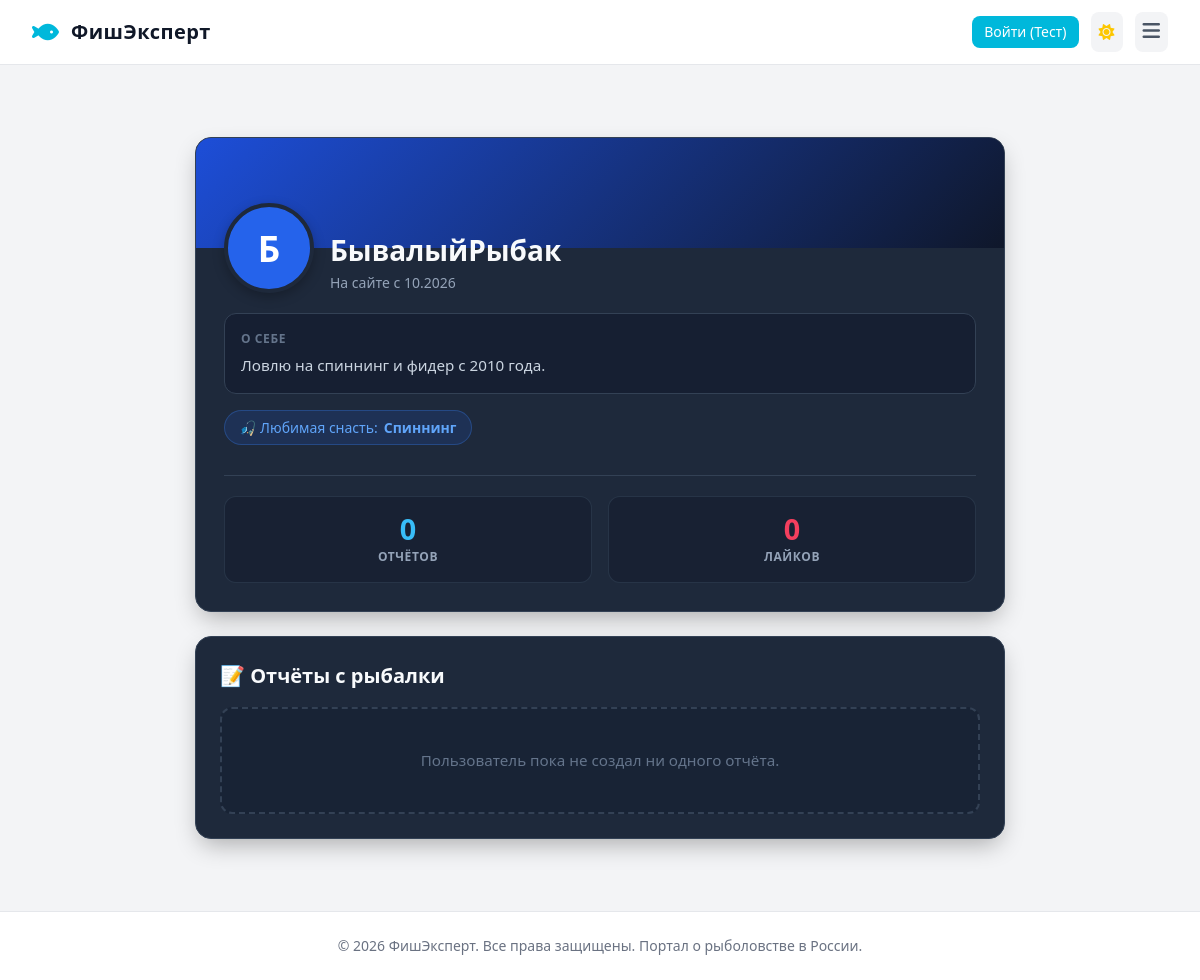
Page /user/БывалыйРыбак on the committed database.
### app.py (models this page shows)
class User(UserMixin, db.Model):
    __tablename__ = 'users'
    id = db.Column(db.Integer, primary_key=True)
    username = db.Column(db.String(64), unique=True, nullable=False)
    email = db.Column(db.String(120), unique=True, nullable=False)
    avatar = db.Column(db.String(255), default='default_avatar.png')
    bio = db.Column(db.Text, nullable=True)
    favorite_tackle = db.Column(db.String(100), nullable=True)
    created_at = db.Column(db.DateTime, default=datetime.utcnow)
    comments = db.relationship('Comment', backref='author', lazy='dynamic')
    likes = db.relationship('Like', backref='user', lazy='dynamic')

### app.py (the view)
@app.route('/user/<username>')
def user_profile(username):
    user = User.query.filter_by(username=username).first_or_404()
    db_spots = []
    try:
        db_spots = Spot.query.filter_by(user_id=user.id).all()
    except Exception:
        db.session.rollback()
    total_spots = len(db_spots)
    total_likes = 0
    for s in db_spots:
        try:
            total_likes += Like.query.filter_by(spot_id=str(s.id)).count()
        except Exception:
            db.session.rollback()
    return render_template(
        'profile.html',
        profile_user=user,
        spots=db_spots,
        total_spots=total_spots,
        total_likes=total_likes
    )

### templates/profile.html (shortened to what this page needs)
{% extends "base.html" %}
{% block content %}
<div class="profile-container">
    <div class="profile-card">
        <div class="profile-header-bg"></div>
        <div class="profile-body">
            <div class="profile-main-info">
                <div class="avatar-circle">
                    {{ profile_user.username[0] | upper }}
                </div>
                <div class="user-title-group">
                    <h1 class="user-name">{{ profile_user.username }}</h1>
                    <div class="user-joined">
                        На сайте с {{ profile_user.created_at.strftime('%m.%Y') if profile_user.created_at else '10.2026' }}
                    </div>
                </div>
            </div>
            {% if profile_user.bio %}
            <div class="bio-box">
                <div class="bio-title">О себе</div>
                <p class="bio-text">{{ profile_user.bio }}</p>
            </div>
            {% endif %}
            {% if profile_user.favorite_tackle %}
            <div>
                <span class="tackle-tag">
                    🎣 Любимая снасть: <strong>{{ profile_user.favorite_tackle }}</strong>
                </span>
            </div>
            {% endif %}
            <div class="stats-grid">
                <div class="stat-card">
                    <div class="stat-value primary">{{ total_spots }}</div>
                    <div class="stat-label">Отчётов</div>
                </div>
                <div class="stat-card">
                    <div class="stat-value likes">{{ total_likes }}</div>
                    <div class="stat-label">Лайков</div>
                </div>
            </div>
        </div>
    </div>
    <div class="section-card">
        <h2 class="section-title">📝 Отчёты с рыбалки</h2>
        {% if spots %}
            <div class="spots-grid">
                {% for spot in spots %}
                <div class="spot-card">
                    <h3 class="spot-card-title">{{ spot.title or 'Отчёт с рыбалки' }}</h3>
                    <div class="spot-card-place">📍 {{ spot.waterbody or 'Водоём не указан' }}</div>
                    <p class="spot-card-desc">{{ spot.description }}</p>
                </div>
                {% endfor %}
            </div>
        {% else %}
            <div class="empty-reports">
                Пользователь пока не создал ни одного отчёта.
            </div>
        {% endif %}
    </div>
</div>
{% endblock %}

### templates/profile.html (style rules this page uses)
.profile-container { max-width: 850px; margin: 40px auto; padding: 0 20px; font-family: system-ui, -apple-system, "Segoe UI", Roboto, sans-serif; }
.profile-card { background-color: #1e293b; border: 1px solid #334155; border-radius: 16px; overflow: hidden; box-shadow: 0 10px 25px -5px rgba(0, 0, 0, 0.3); margin-bottom: 24px; }
.profile-header-bg { height: 110px; background: linear-gradient(135deg, #1d4ed8 0%, #0f172a 100%); }
.profile-body { padding: 0 28px 28px 28px; }
.profile-main-info { display: flex; align-items: flex-end; justify-content: space-between; margin-top: -45px; margin-bottom: 20px; flex-wrap: wrap; gap: 16px; }
.avatar-circle { width: 90px; height: 90px; border-radius: 50%; background-color: #2563eb; color: #ffffff; display: flex; align-items: center; justify-content: center; font-size: 2.2rem; font-weight: 700; border: 4px solid #1e293b; box-shadow: 0 4px 12px rgba(0, 0, 0, 0.25); }
.user-title-group { flex: 1; min-width: 200px; }
.user-name { color: #f8fafc; font-size: 1.75rem; font-weight: 700; margin: 0; line-height: 1.2; }
.user-joined { color: #94a3b8; font-size: 0.875rem; margin-top: 4px; }
.bio-box { background-color: rgba(15, 23, 42, 0.5); border: 1px solid #334155; border-radius: 12px; padding: 16px; margin-bottom: 16px; }
.bio-title { color: #64748b; font-size: 0.75rem; text-transform: uppercase; font-weight: 700; letter-spacing: 0.05em; margin-bottom: 6px; }
.bio-text { color: #cbd5e1; margin: 0; font-size: 0.95rem; line-height: 1.5; }
.tackle-tag { display: inline-flex; align-items: center; gap: 6px; background-color: rgba(37, 99, 235, 0.15); border: 1px solid rgba(59, 130, 246, 0.3); color: #60a5fa; padding: 6px 14px; border-radius: 20px; font-size: 0.875rem; font-weight: 500; margin-bottom: 20px; }
.stats-grid { display: grid; grid-template-columns: 1fr 1fr; gap: 16px; border-top: 1px solid #334155; padding-top: 20px; margin-top: 10px; }
.stat-card { background-color: rgba(15, 23, 42, 0.4); border: 1px solid rgba(51, 65, 85, 0.6); border-radius: 12px; padding: 16px; text-align: center; }
.stat-value { font-size: 1.8rem; font-weight: 800; line-height: 1.1; }
.stat-value.primary { color: #38bdf8; }
.stat-value.likes { color: #f43f5e; }
.stat-label { color: #94a3b8; font-size: 0.75rem; text-transform: uppercase; font-weight: 600; letter-spacing: 0.05em; margin-top: 4px; }
.section-card { background-color: #1e293b; border: 1px solid #334155; border-radius: 16px; padding: 24px; box-shadow: 0 10px 25px -5px rgba(0, 0, 0, 0.3); }
.section-title { color: #f8fafc; font-size: 1.25rem; font-weight: 700; margin: 0 0 16px 0; display: flex; align-items: center; gap: 8px; }
.empty-reports { text-align: center; padding: 40px 20px; background-color: rgba(15, 23, 42, 0.3); border: 2px dashed #334155; border-radius: 12px; color: #64748b; font-size: 0.95rem; }

### rows in the picture
User: username "Б", username "БывалыйРыбак", created_at "10.2026", bio "Ловлю на спиннинг и фидер с 2010 года.", favorite_tackle "Спиннинг"

### other values in the picture
{{ total_spots }} "0"
{{ total_likes }} "0"
